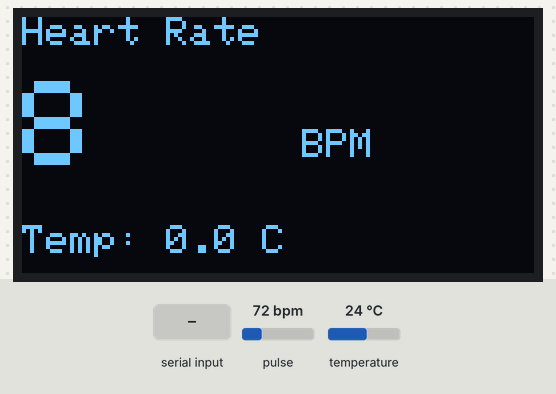
A sketch run on a simulated Seeed XIAO ESP32-C3. Parts: 128×64 one-colour display. The inputs (shaded band) are chosen by the test bench; at power-on: pulse 72 bpm, temperature 24 °C. What the sketch prints to the serial monitor is not drawn.

Above: at 2.7 s.
2.8 s: "r" received over Serial
At 3.11 s:
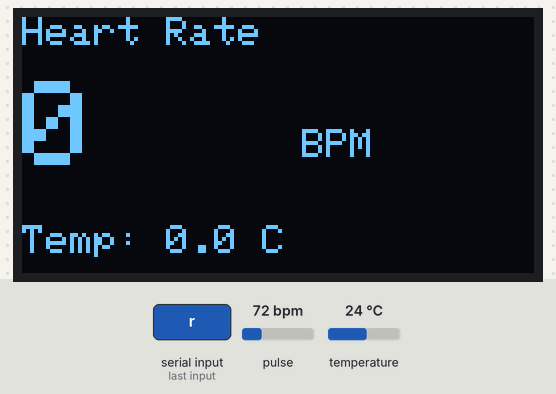
6.5 s: pulse set to 42 bpm
At 8.5 s:
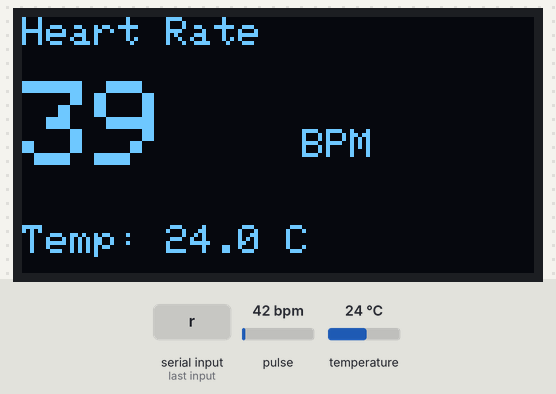
10.3 s: temperature set to 12 °C
At 17.2 s:
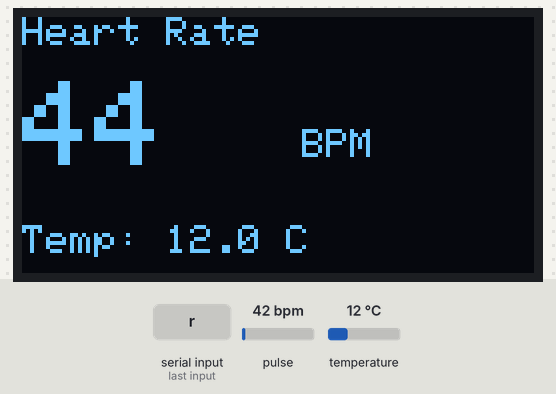
17.6 s: "R" received over Serial
At 18.0 s:
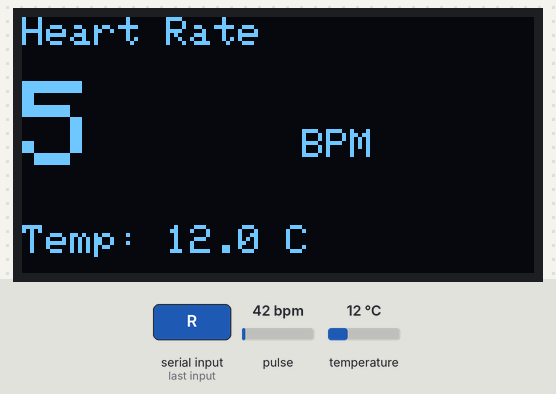
20.5 s: pulse set to 70 bpm
At 21.8 s:
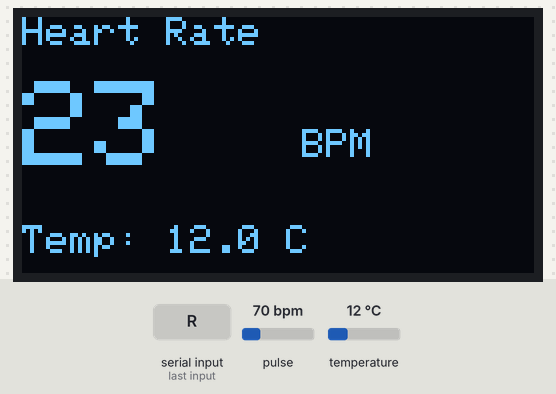
22.9 s: temperature set to 19 °C
At 26.5 s:
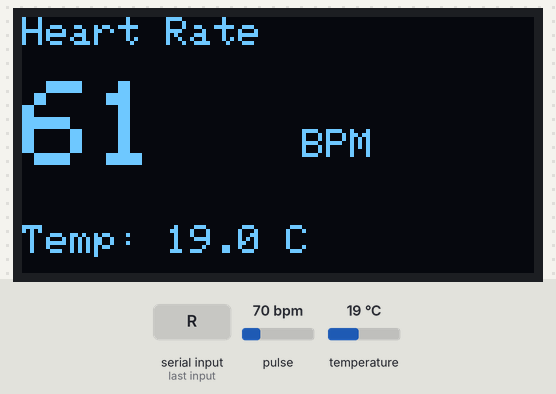
Timing chart, 0 to 28.0 s (numbered marks = the images above; inputs shaded):
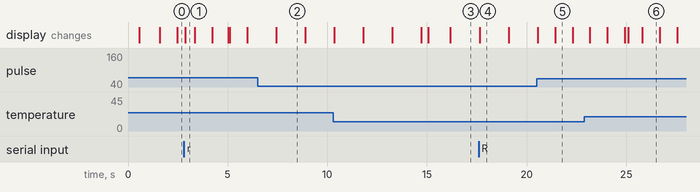

The sketch:

MAX30102_HeartRate_Temp_OLED.ino
```cpp
// (licence header left out)
#include <Wire.h>
#include "MAX30105.h"
#include "heartRate.h"
#include <Adafruit_GFX.h>
#include <Adafruit_SSD1306.h>
#include <string.h>

// ====================== OLED ======================
#define SCREEN_WIDTH 128
#define SCREEN_HEIGHT 64
#define OLED_RESET    -1
Adafruit_SSD1306 display(SCREEN_WIDTH, SCREEN_HEIGHT, &Wire, OLED_RESET);

// ====================== SENSOR ======================
MAX30105 particleSensor;

const byte RATE_SIZE = 8;
byte rates[RATE_SIZE];
byte rateSpot = 0;
long lastBeat = 0;

float beatsPerMinute = 0;
int beatAvg = 0;
float temperature = 0;
bool fingerDetected = false;

unsigned long lastTempRead = 0;
const unsigned long TEMP_READ_INTERVAL = 5000;

void setup() {
  Serial.begin(115200);
  delay(500);

  Serial.println("\n=== MAX30102 Heart Rate & Temperature Monitor ===");
  Serial.println("Commands: r = reset average | t = force temp read");

  // ---------- OLED ----------
  if (!display.begin(SSD1306_SWITCHCAPVCC, 0x3C)) {
    Serial.println("WARNING: SSD1306 OLED not found at 0x3C");
    Serial.println("Continuing without display...");
  } else {
    display.clearDisplay();
    display.setTextSize(1);
    display.setTextColor(SSD1306_WHITE);
    display.setCursor(0, 0);
    display.println("MAX30102 Starting...");
    display.display();
    delay(1000);
  }

  // ---------- Sensor ----------
  if (!particleSensor.begin(Wire, I2C_SPEED_FAST)) {
    Serial.println("ERROR: MAX3010x not found! Check wiring.");
    while (1);
  }

  Serial.println("Sensor initialized successfully");

  particleSensor.setup();
  particleSensor.setPulseAmplitudeRed(0x1F);
  particleSensor.setPulseAmplitudeIR(0x1F);
  particleSensor.setPulseAmplitudeGreen(0);

  Serial.println("Ready. Place finger on sensor.\n");
}

void loop() {
  // ---------- Serial Commands ----------
  if (Serial.available()) {
    char c = Serial.read();
    if (c == 'r' || c == 'R') {
      beatAvg = 0;
      rateSpot = 0;
      memset(rates, 0, RATE_SIZE);
      Serial.println("Average reset");
    }
    if (c == 't' || c == 'T') {
      temperature = particleSensor.readTemperature();
      Serial.print("Temperature: ");
      Serial.print(temperature, 1);
      Serial.println(" C");
    }
  }

  long irValue = particleSensor.getIR();
  long redValue = particleSensor.getRed();

  // Finger detection
  if (irValue < 50000) {
    fingerDetected = false;
  } else {
    fingerDetected = true;
  }

  // Beat detection
  if (fingerDetected && checkForBeat(irValue)) {
    long delta = millis() - lastBeat;
    lastBeat = millis();

    beatsPerMinute = 60.0 / (delta / 1000.0);

    if (beatsPerMinute > 40 && beatsPerMinute < 180) {
      rates[rateSpot++] = (byte)beatsPerMinute;
      rateSpot %= RATE_SIZE;

      // Calculate average
      beatAvg = 0;
      for (byte i = 0; i < RATE_SIZE; i++) {
        beatAvg += rates[i];
      }
      beatAvg /= RATE_SIZE;
    }
  }

  // Temperature every 5 seconds
  if (millis() - lastTempRead > TEMP_READ_INTERVAL) {
    temperature = particleSensor.readTemperature();
    lastTempRead = millis();
  }

  // ---------- Serial Output ----------
  Serial.print("IR=");
  Serial.print(irValue);
  Serial.print(" | Red=");
  Serial.print(redValue);
  Serial.print(" | BPM=");
  Serial.print(beatAvg);
  Serial.print(" | Temp=");
  Serial.print(temperature, 1);
  Serial.println("C");

  // ---------- OLED Display ----------
  display.clearDisplay();
  display.setTextColor(SSD1306_WHITE);

  if (!fingerDetected) {
    display.setTextSize(2);
    display.setCursor(18, 18);
    display.println("Place");
    display.setCursor(10, 42);
    display.println("Finger");
  } else {
    // Title
    display.setTextSize(1);
    display.setCursor(0, 0);
    display.print("Heart Rate");

    // Big BPM number
    display.setTextSize(3);
    display.setCursor(0, 16);
    display.print(beatAvg);

    display.setTextSize(1);
    display.setCursor(70, 28);
    display.print("BPM");

    // Temperature
    display.setTextSize(1);
    display.setCursor(0, 52);
    display.print("Temp: ");
    display.print(temperature, 1);
    display.print(" C");
  }

  display.display();
  delay(20);
}
```

Measured:
- after the input at 17.6 s, the display: changes at once (image 4)
- what the display in image 1 shows lasts 0.4 s, from 2.9 s to 3.3 s
- what the display in image 2 shows lasts 1.5 s, from 7.4 s to 8.9 s
- what the display in image 5 shows lasts 0.9 s, from 21.4 s to 22.3 s
